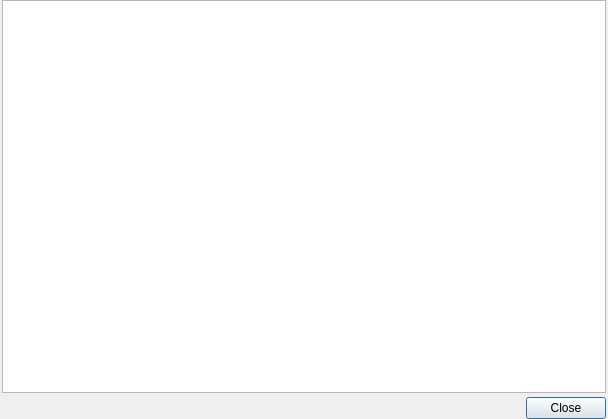
<?xml version="1.0" encoding="UTF-8"?>
<ui version="4.0">
 <class>HelpTreeDialog</class>
 <widget class="QDialog" name="HelpTreeDialog">
  <property name="geometry">
   <rect>
    <x>0</x>
    <y>0</y>
    <width>608</width>
    <height>419</height>
   </rect>
  </property>
  <property name="acceptDrops">
   <bool>false</bool>
  </property>
  <property name="windowTitle">
   <string>Справка</string>
  </property>
  <layout class="QVBoxLayout" name="verticalLayout">
   <property name="spacing">
    <number>4</number>
   </property>
   <property name="leftMargin">
    <number>2</number>
   </property>
   <property name="topMargin">
    <number>0</number>
   </property>
   <property name="rightMargin">
    <number>2</number>
   </property>
   <property name="bottomMargin">
    <number>0</number>
   </property>
   <item>
    <widget class="QTextEdit" name="helpText">
     <property name="readOnly">
      <bool>true</bool>
     </property>
    </widget>
   </item>
   <item>
    <widget class="QDialogButtonBox" name="buttonBox">
     <property name="orientation">
      <enum>Qt::Horizontal</enum>
     </property>
     <property name="standardButtons">
      <set>QDialogButtonBox::Close</set>
     </property>
    </widget>
   </item>
  </layout>
 </widget>
 <resources/>
 <connections>
  <connection>
   <sender>buttonBox</sender>
   <signal>accepted()</signal>
   <receiver>HelpTreeDialog</receiver>
   <slot>accept()</slot>
   <hints>
    <hint type="sourcelabel">
     <x>248</x>
     <y>254</y>
    </hint>
    <hint type="destinationlabel">
     <x>157</x>
     <y>274</y>
    </hint>
   </hints>
  </connection>
  <connection>
   <sender>buttonBox</sender>
   <signal>rejected()</signal>
   <receiver>HelpTreeDialog</receiver>
   <slot>reject()</slot>
   <hints>
    <hint type="sourcelabel">
     <x>316</x>
     <y>260</y>
    </hint>
    <hint type="destinationlabel">
     <x>286</x>
     <y>274</y>
    </hint>
   </hints>
  </connection>
 </connections>
</ui>
